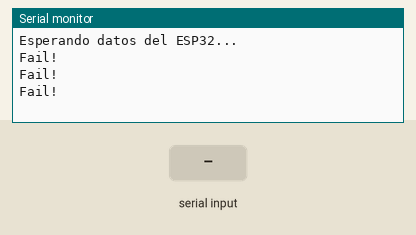
This sketch was run on a simulated Arduino Uno, built with avr-gcc and run on an emulated ATmega328P. Parts: the last lines printed to the serial monitor. The test bench sets the inputs (shaded band).

Above: at 8.8 s.
8.9 s: "1" received over the second serial link
At 13.0 s:
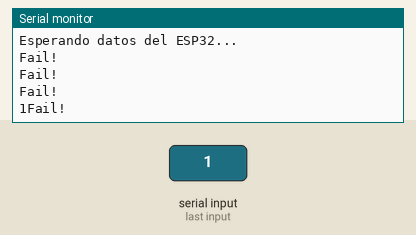
13.9 s: "0" received over the second serial link
At 17.2 s:
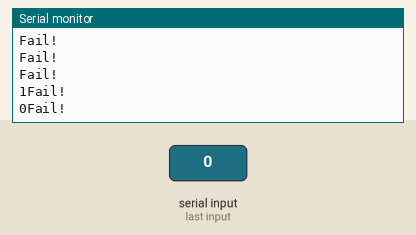
18.9 s: "2" received over the second serial link
At 21.5 s:
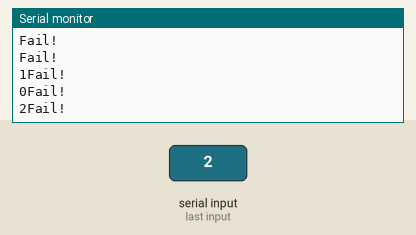

Measured:
- after the input at 8.9 s, the serial monitor: prints a new line after 3.1 s (image 1)
- after the input at 13.9 s, the serial monitor: prints a new line after 2.1 s (image 2)
- after the input at 18.9 s, the serial monitor: prints a new line after 1.1 s (image 3)

The sketch:

slave_arduinoUno_ESP32.ino
```cpp
// slave arduino uno
#include <SoftwareSerial.h>

SoftwareSerial mySerial(10,11); // RX=10, TX=11

void setup() {
  pinMode(10, INPUT);
  pinMode(11, OUTPUT);
  Serial.begin(9600);     // Para ver en la PC
  mySerial.begin(9600);   // Comunicación con el ESP32
  Serial.println("\nEsperando datos del ESP32...");
}

void loop() {
  mySerial.listen();
  if (mySerial.available()) {
    char t = mySerial.read();
    Serial.write(t); // Muestra lo que llega
  }
  else {
    Serial.println("Fail!");
    delay(4000);
  }
}
```
